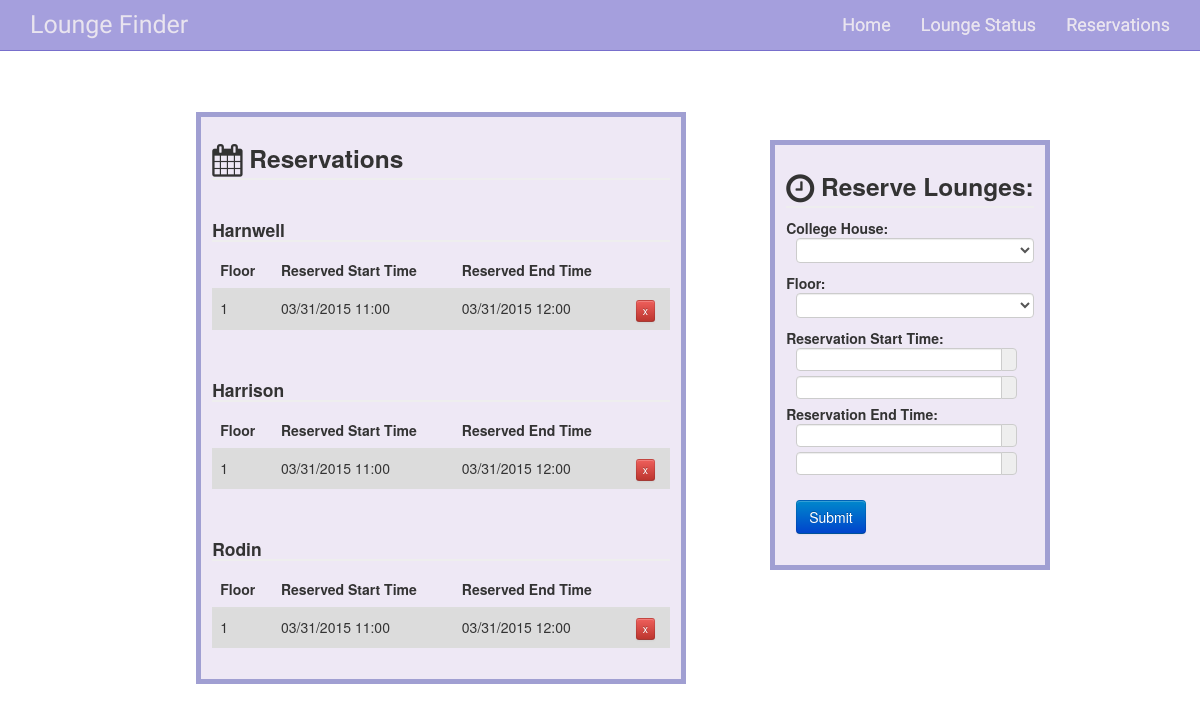
The page /reservations on the database as committed earlier.
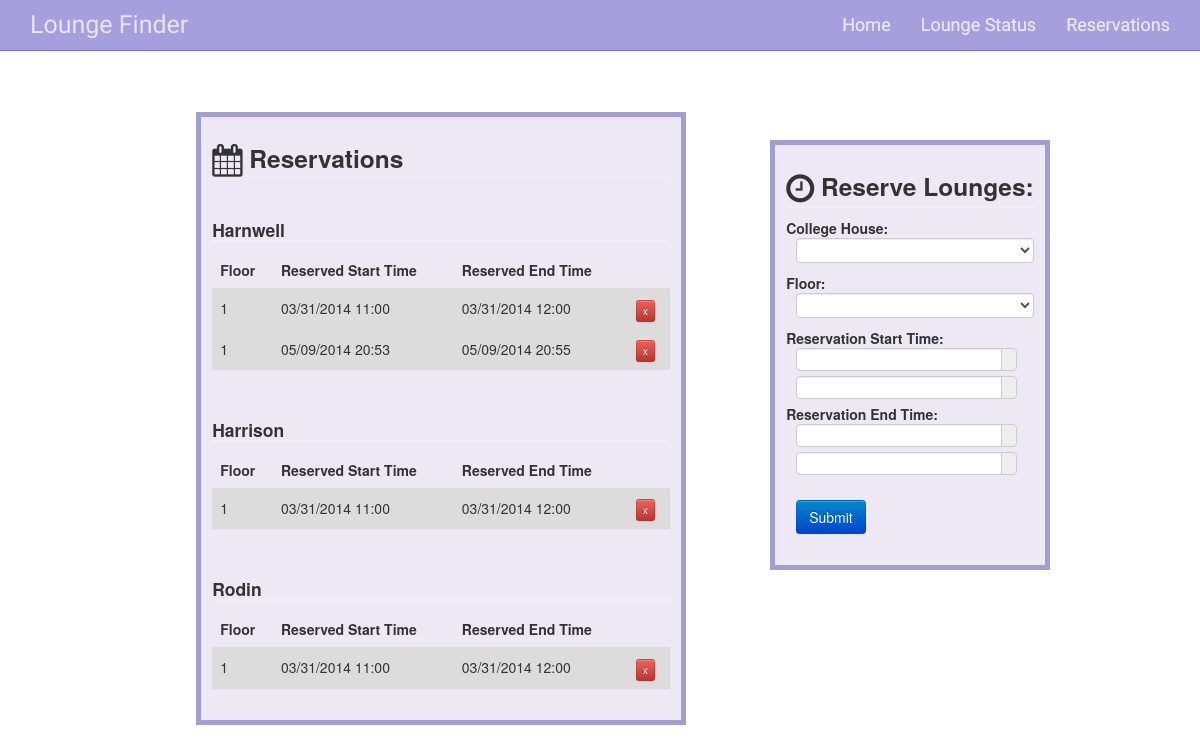
The same page on the database as committed later.
### tables this page shows
CREATE TABLE reservations (
  i integer primary key,
  id integer,
  reserve_start text,
  reserve_end text
);

### loungefinder.py (the view)
@app.route('/reservations')
def reservations():
    db = get_db()
    dformat = "%m/%d/%Y %H:%M"
    cur = db.execute('SELECT * FROM reservations ORDER BY id')
    entries = cur.fetchall()
    harrison = []
    harnwell = []
    rodin = []
    for e in entries:
    	c = db.execute('SELECT * FROM lounges WHERE id = ? ORDER BY reserve_start', (e['id'],))
    	l = c.fetchone()
    	d = {}
    	d["floor"] = l['floor']
    	d["start"] = e["reserve_start"]
    	d["end"] = e["reserve_end"]
    	d["id"] = e['id']
    	d["i"] = e['i']
    	if l['building'] == "Harrison":
    		harrison.append(d)
    	elif l['building'] == "Harnwell":
    		harnwell.append(d)
    	elif l['building'] == "Rodin":
    		rodin.append(d)
    return render_template('reservations.html', entries=entries, harnwell=harnwell, harrison=harrison, rodin=rodin)

### loungefinder.py (called while the page is built)
def dict_factory(cursor, row):
    d = {}
    for idx, col in enumerate(cursor.description):
        d[col[0]] = row[idx]
    return d

def connect_db():
    rv = sqlite3.connect(app.config['DATABASE'])
    rv.row_factory = dict_factory
    return rv

def get_db():
    if not hasattr(g, 'sqlite_db'):
        g.sqlite_db = connect_db()
    return g.sqlite_db

### templates/reservations.html (shortened to what this page needs)
{% extends "layout.html" %}
{% block body %}
<div class="page left-col">
  <h3><i class="fa fa-calendar fa-lg"/></i> Reservations </h3>
	<br>
	<h4> Harnwell</h4>
	<table class="table table-hover">
      <thead>
        <tr>
          <th>Floor</th>
          <th>Reserved Start Time</th>
          <th>Reserved End Time</th>
          <th></th>
        </tr>
      </thead>
      <tbody class="reservation-table">
        {% for x in harnwell %}
        <tr>
          <td>{{x['floor']}}</td>
          <td>{{x['start']}}</td>
          <td>{{x['end']}}</td>
          <td>
          <form action="{{ url_for('delete_reserve') }}" method=post class=delete-reserve>
            <input class="btn btn-danger btn-mini" type=submit value=x>
          </form>
        </td>
        </tr>
        {% endfor %}
      </tbody>
    </table>
	<br>
	<h4> Harrison</h4>
	<table class="table table-hover">
      <thead>
        <tr>
          <th>Floor</th>
          <th>Reserved Start Time</th>
          <th>Reserved End Time</th>
          <th></th>
        </tr>
      </thead>
      <tbody class="reservation-table">
        {% for x in harrison %}
        <tr>
          <td>{{x['floor']}}</td>
          <td>{{x['start']}}</td>
          <td>{{x['end']}}</td>
          <td>
            <form action="{{ url_for('delete_reserve') }}" method=post class=delete-reserve>
            <input class="btn btn-danger btn-mini" type=submit value=x>
          </form>
          </td>
        </tr>
        {% endfor %}
      </tbody>
    </table>
	<br>
	<h4> Rodin</h4>
	<table class="table table-hover">
      <thead>
        <tr>
          <th>Floor</th>
          <th>Reserved Start Time</th>
          <th>Reserved End Time</th>
          <th></th>
        </tr>
      </thead>
      <tbody class="reservation-table">
        {% for x in rodin %}
        <tr>
          <td>{{x['floor']}}</td>
          <td>{{x['start']}}</td>
          <td>{{x['end']}}</td>
          <td>
          <form action="{{ url_for('delete_reserve') }}" method=post class=delete-reserve>
            <input class="btn btn-danger btn-mini" type=submit value=x>
          </form>
        </td>
        </tr>
        {% endfor %}
      </tbody>
    </table>
</div>
<div class="page right-col">
  	<h3><i class="fa fa-clock-o fa-lg"/></i> Reserve Lounges: </h3>
    <form action="{{ url_for('add_reserve') }}" method=post class=add-reserve>
      <dl>
        <dt>College House:
        <dd>
          <select class="form-control" name=building style="height: 25px;">
          <option></option>
          <option value=Harnwell>Harnwell</option>
          </select>
        <dt>Floor:
        <dd>
          <select class="form-control" name=floor style="height: 25px;">
          <option value=""></option>
          <option value=1>1</option>
          </select>
        <dt>Reservation Start Time:</dt>
        <dd>
        <div id="datetimepicker" class="input-append date">
    <input data-format="MM/dd/yyyy" data-autoclose="true" type="text" name="startdate" style="height: 23px;"></input>
    <span class="add-on" style="height: 23px;">
    </span>
  </div>
  <div id="datetimepicker2" class="input-append date">
    <input data-format="hh:mm" type="text" name="starttime" style="height: 23px;"></input>
    <span class="add-on" style="height: 23px;">
    </span>
  </div>
        <dt>Reservation End Time:</dt>
        <dd>
<div id="datetimepicker3" class="input-append date">
    <input data-format="MM/dd/yyyy" type="text" name="enddate" style="height: 23px;"></input>
    <span class="add-on" style="height: 23px;">
    </span>
  </div>
  <div id="datetimepicker4" class="input-append date">
    <input data-format="hh:mm" type="text" name="endtime" style="height: 23px;"></input>
    <span class="add-on" style="height: 23px;">
    </span>
  </div>
        <dd><br/><input class="form-control btn btn-primary" type=submit value=Submit>
      </dl>
    </form>
</div>
{% endblock %}

Rows that differ between the two databases and show on the page:
changed reservations (number 1 of 4 on the later page): start "03/31/2015 11:00" → "03/31/2014 11:00"; end "03/31/2015 12:00" → "03/31/2014 12:00"
added reservations: floor "1", start "05/09/2014 20:53", end "05/09/2014 20:55", shown under "Harnwell"
changed reservations (number 3 of 4 on the later page): start "03/31/2015 11:00" → "03/31/2014 11:00"; end "03/31/2015 12:00" → "03/31/2014 12:00"
changed reservations (number 4 of 4 on the later page): start "03/31/2015 11:00" → "03/31/2014 11:00"; end "03/31/2015 12:00" → "03/31/2014 12:00"
